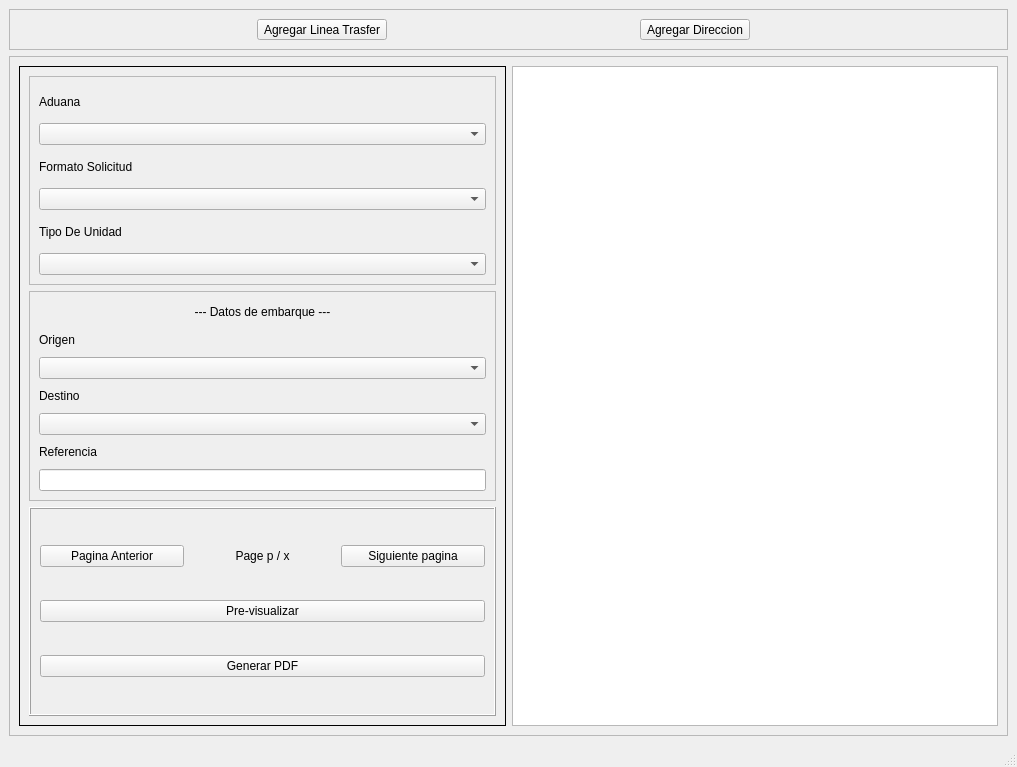
<?xml version="1.0" encoding="UTF-8"?>
<ui version="4.0">
 <class>MainWindow</class>
 <widget class="QMainWindow" name="MainWindow">
  <property name="geometry">
   <rect>
    <x>0</x>
    <y>0</y>
    <width>1017</width>
    <height>767</height>
   </rect>
  </property>
  <property name="windowTitle">
   <string>MainWindow</string>
  </property>
  <widget class="QWidget" name="centralwidget">
   <layout class="QGridLayout" name="gridLayout">
    <item row="1" column="0">
     <widget class="QFrame" name="frame">
      <property name="frameShape">
       <enum>QFrame::Shape::StyledPanel</enum>
      </property>
      <property name="frameShadow">
       <enum>QFrame::Shadow::Raised</enum>
      </property>
      <layout class="QHBoxLayout" name="horizontalLayout_4">
       <item>
        <widget class="QFrame" name="frame_3">
         <property name="frameShape">
          <enum>QFrame::Shape::Box</enum>
         </property>
         <property name="frameShadow">
          <enum>QFrame::Shadow::Plain</enum>
         </property>
         <layout class="QVBoxLayout" name="verticalLayout_6">
          <item>
           <widget class="QFrame" name="frame_4">
            <property name="frameShape">
             <enum>QFrame::Shape::StyledPanel</enum>
            </property>
            <property name="frameShadow">
             <enum>QFrame::Shadow::Raised</enum>
            </property>
            <layout class="QVBoxLayout" name="verticalLayout_2">
             <item>
              <widget class="QLabel" name="lbl_aduana">
               <property name="text">
                <string>Aduana</string>
               </property>
              </widget>
             </item>
             <item>
              <widget class="QComboBox" name="cobox_aduana">
               <property name="placeholderText">
                <string/>
               </property>
               <property name="duplicatesEnabled">
                <bool>false</bool>
               </property>
              </widget>
             </item>
             <item>
              <widget class="QLabel" name="lbl_format">
               <property name="text">
                <string>Formato Solicitud</string>
               </property>
              </widget>
             </item>
             <item>
              <widget class="QComboBox" name="cmbox_formato"/>
             </item>
             <item>
              <widget class="QLabel" name="lbl_tipo_unidad">
               <property name="text">
                <string>Tipo De Unidad</string>
               </property>
              </widget>
             </item>
             <item>
              <widget class="QComboBox" name="cmbox_tipo_unidad"/>
             </item>
            </layout>
           </widget>
          </item>
          <item>
           <widget class="QFrame" name="frame_5">
            <property name="frameShape">
             <enum>QFrame::Shape::StyledPanel</enum>
            </property>
            <property name="frameShadow">
             <enum>QFrame::Shadow::Raised</enum>
            </property>
            <layout class="QVBoxLayout" name="verticalLayout_7">
             <item>
              <widget class="QLabel" name="lbl_datos_embarque">
               <property name="text">
                <string>--- Datos de embarque ---</string>
               </property>
               <property name="alignment">
                <set>Qt::AlignmentFlag::AlignCenter</set>
               </property>
              </widget>
             </item>
             <item>
              <widget class="QLabel" name="lbl_origen">
               <property name="text">
                <string>Origen</string>
               </property>
              </widget>
             </item>
             <item>
              <widget class="QComboBox" name="cmbox_origen">
               <property name="currentText">
                <string/>
               </property>
              </widget>
             </item>
             <item>
              <widget class="QLabel" name="lbl_destino">
               <property name="text">
                <string>Destino</string>
               </property>
              </widget>
             </item>
             <item>
              <widget class="QComboBox" name="cmbox_destino"/>
             </item>
             <item>
              <widget class="QLabel" name="lbl_referencia">
               <property name="text">
                <string>Referencia</string>
               </property>
              </widget>
             </item>
             <item>
              <widget class="QLineEdit" name="input_Referencia"/>
             </item>
            </layout>
           </widget>
          </item>
          <item>
           <widget class="QFrame" name="frame_8">
            <property name="frameShape">
             <enum>QFrame::Shape::Box</enum>
            </property>
            <property name="frameShadow">
             <enum>QFrame::Shadow::Raised</enum>
            </property>
            <layout class="QVBoxLayout" name="verticalLayout_4">
             <item>
              <layout class="QHBoxLayout" name="horizontalLayout_3">
               <item>
                <widget class="QPushButton" name="btn_previews">
                 <property name="text">
                  <string>Pagina Anterior</string>
                 </property>
                </widget>
               </item>
               <item>
                <widget class="QLabel" name="lbl_page_counter">
                 <property name="text">
                  <string>Page p / x</string>
                 </property>
                 <property name="alignment">
                  <set>Qt::AlignmentFlag::AlignCenter</set>
                 </property>
                 <property name="page_count" stdset="0">
                  <string/>
                 </property>
                </widget>
               </item>
               <item>
                <widget class="QPushButton" name="btn_next">
                 <property name="text">
                  <string>Siguiente pagina</string>
                 </property>
                </widget>
               </item>
              </layout>
             </item>
             <item>
              <widget class="QPushButton" name="btn_previsuzalizar">
               <property name="text">
                <string>Pre-visualizar</string>
               </property>
              </widget>
             </item>
             <item>
              <widget class="QPushButton" name="btn_generar_pdf">
               <property name="text">
                <string>Generar PDF</string>
               </property>
              </widget>
             </item>
            </layout>
           </widget>
          </item>
         </layout>
        </widget>
       </item>
       <item>
        <widget class="QGraphicsView" name="display_pdf">
         <property name="sizeAdjustPolicy">
          <enum>QAbstractScrollArea::SizeAdjustPolicy::AdjustToContents</enum>
         </property>
         <property name="transformationAnchor">
          <enum>QGraphicsView::ViewportAnchor::AnchorUnderMouse</enum>
         </property>
        </widget>
       </item>
      </layout>
     </widget>
    </item>
    <item row="0" column="0">
     <widget class="QFrame" name="frame_2">
      <property name="frameShape">
       <enum>QFrame::Shape::StyledPanel</enum>
      </property>
      <property name="frameShadow">
       <enum>QFrame::Shadow::Raised</enum>
      </property>
      <layout class="QHBoxLayout" name="horizontalLayout_5">
       <property name="leftMargin">
        <number>0</number>
       </property>
       <item>
        <widget class="QToolButton" name="tbox_agregar_linea_transfer">
         <property name="text">
          <string>Agregar Linea Trasfer</string>
         </property>
        </widget>
       </item>
       <item>
        <widget class="QToolButton" name="tbox_agregar_direccion">
         <property name="text">
          <string>Agregar Direccion</string>
         </property>
        </widget>
       </item>
      </layout>
     </widget>
    </item>
   </layout>
  </widget>
  <widget class="QMenuBar" name="menubar">
   <property name="geometry">
    <rect>
     <x>0</x>
     <y>0</y>
     <width>1017</width>
     <height>25</height>
    </rect>
   </property>
  </widget>
  <widget class="QStatusBar" name="statusbar"/>
 </widget>
 <resources/>
 <connections/>
</ui>
